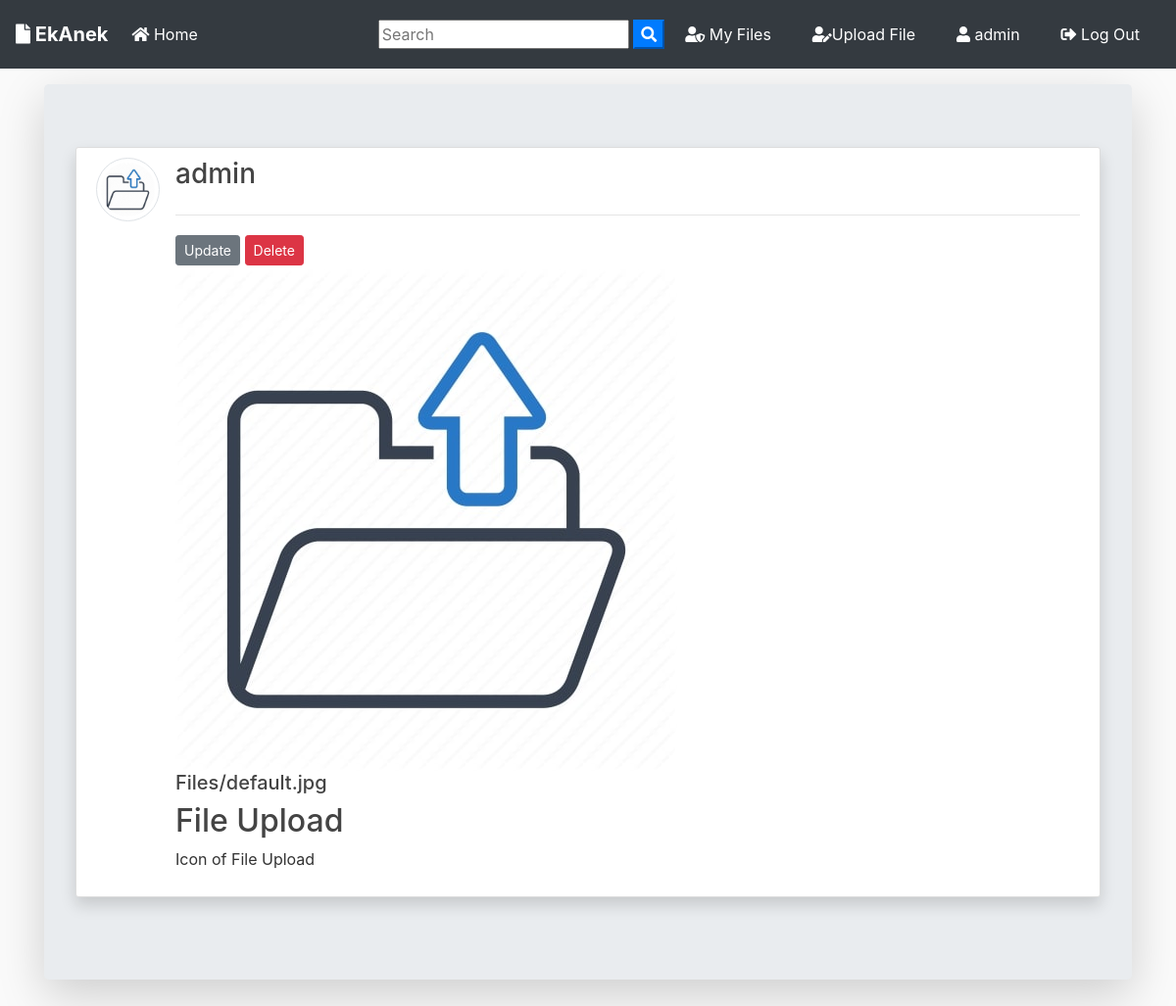
Screenshot of /post/3/ (signed in) with the database file from the repository.
### blog/models.py (models this page shows, shortened)
class Post(models.Model):
	id = models.BigAutoField(primary_key=True)
	title = models.CharField(max_length=100)
	file = models.FileField(null=True,blank=True,upload_to='Files')
	content = models.TextField()
	date_posted = models.DateTimeField(default=timezone.now)
	author = models.ForeignKey(User, on_delete=models.CASCADE)
	def extension(self):
		name, extension = os.path.splitext(self.file.name)
		return extension

### users/models.py (models this page shows, shortened)
class Profile(models.Model):
    id = models.BigAutoField(primary_key=True)
    user = models.OneToOneField(User, on_delete=models.CASCADE)
    image = models.ImageField(default='default.jpg', upload_to='profile_pics')

### blog/views.py (the view)
# urls.py: path('post/<int:pk>/', PostDetailView.as_view(), name='post-detail'),
class PostDetailView(DetailView):
    model = Post
    template_name = 'blog/post_detail.html'

### blog/templates/blog/post_detail.html (shortened to what this page needs)
{% extends "blog/base.html" %}
{% block content %}
<div class="jumbotron mt-3 shadow-lg">
<article class="media content-section shadow ">
   <a href="{{ object.author.profile.image.url }} " target="_blank"> <img src="{{ object.author.profile.image.url }}  " alt="" class="article-img rounded-circle img-thumbnail img-fluid">
   </a>
    <div class="media-body">
      <div class="">
        <div class="d-flex justify-content-between">
        <a class="mr-2 mt-0 mb-0  text-dark" href="{% url 'user-posts' object.author.username  %}"><h3>{{ object.author }}</h3></a>
        </div>
        <hr>
        {% if object.author == user %}
          <div>
            <a class="btn btn-secondary btn-sm mt-1 mb-1" href="{% url 'post-update' object.id %}">Update</a>
            <a class="btn btn-danger btn-sm mt-1 mb-1" href="{% url 'post-delete' object.id %}">Delete</a>
          </div>
        {% endif %}
      </div>
      <div>
        {% if object.file %}
          {% if object.extension == '.jpg' or object.extension == 'jpeg' or object.extension == 'png' %}
            <a href="{{ object.file.url }}"  download ><img src="{{ object.file.url }}" alt="" class="img-fluid "></a>
            <a href="{{ object.file.url }}"  download class="text-dark"><h5>{{ object.file }}</h5></a>
          {% else %}
            <a href="{{ object.file.url }}"  download class="text-dark"><h5>{{ object.file }}</h5></a>
          {% endif %}
        {% endif %}
      </div>
      <h2>{{ object.title }}</h2>
      <p class="article-content">{{ object.content }}</p>
    </div>
  </article>
{% endblock content %}

### blog/templates/blog/base.html (shortened to what this page needs)
{% load static %}
<!doctype html>
<html lang="en">
  <head>
    <link rel="stylesheet" href="https://stackpath.bootstrapcdn.com/bootstrap/4.3.1/css/bootstrap.min.css">
    <link rel="stylesheet" href="https://use.fontawesome.com/releases/v5.8.1/css/all.css" >
    <link rel="stylesheet" href="{% static 'blog/main.css' %}">
</head>
  <body>
        <nav class="navbar navbar-expand-lg navbar-dark bg-dark">
                <a class="navbar-brand font-weight-bold" href="{% url 'blog-home' %}"><i class="fas fa-file"></i> EkAnek</a>
                <div class="collapse navbar-collapse" id="navbarSupportedContent">
                  <ul class="navbar-nav mr-auto">
                    <li class="nav-item active">
                      <a class="nav-link" href="{% url 'blog-home' %}"><i class="fas fa-home"></i> Home <span class="sr-only">(current)</span></a>
                    </li>
                  </ul>
                  <form id="searchform" action="{% url 'search' %}" method="get">
                    <input type="text" name="q" type="text" value="{{ request.GET.q }}" placeholder="Search" />
                    <button type="button" onclick="searchform.submit()" class=" text-white my-color btn-primary"><i class="fa fa-search"></i></button>
                </form>
                    {% if user.is_authenticated %}
                    <a href="{% url 'user-posts' user %}" class="btn text-white m-2"><i class="fas fa-user-shield"></i> My Files</a>
                    <a href="{% url 'post-create' %} " class="btn text-white m-2"><i class="fas fa-user-edit"></i>Upload File</a>
                    <a href="{% url 'profile' %} " class="btn text-white m-2"><i class="fas fa-user"></i> {{ user.username }}</a>
                    <a href="{% url 'logout' %} " class="btn text-white m-2"><i class="fas fa-sign-out-alt"></i> Log Out</a>
                    {% else %}
                    <a href="{% url 'login' %} " class="btn text-white m-2"><i class="fas fa-user-tie"></i> Login</a>
                    <a href="{% url 'register' %} " class="btn text-white m-2"> <i class="fas fa-sign-in-alt"></i> Sign Up</a>
                    {% endif %}
                </div>
              </nav>
      <div class="container my-bg">
    {% block content %}
    {% endblock  %}
</div>
  </body>
</html>

### blog/static/blog/main.css (style rules this page uses)
body { background: #fafafa; color: #333333; margin-top: 0; }
h1, h2, h3, h4, h5, h6 { color: #444444; }
ul { margin: 0; }
.content-section { background: #ffffff; padding: 10px 20px; border: 1px solid #dddddd; border-radius: 3px; margin-bottom: 20px; }
.article-content { white-space: pre-line; }
.article-img { height: 65px; width: 65px; margin-right: 16px; }

### rows the page displays
Post: author.profile.image (placeholder picture), author "admin", file (placeholder picture), file "Files/default.jpg", title "File Upload", content "Icon of File Upload"

### other values shown
{{ user.username }} "admin"
